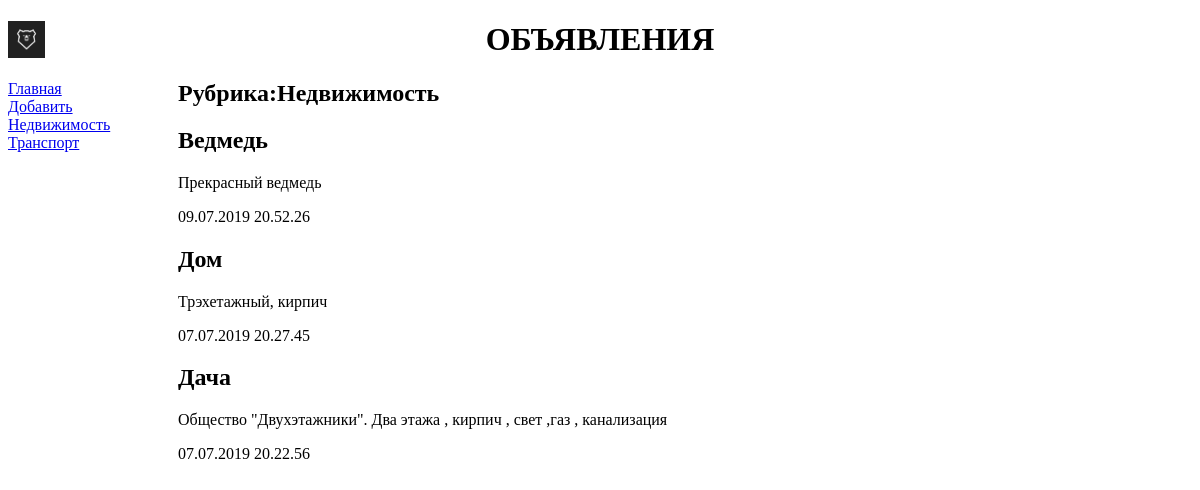
Screenshot of /bboard/1/ with the database file from the repository.
### bboard/models.py (models this page shows, shortened)
class Rubric(models.Model):
    name = models.CharField(max_length=20, db_index=True, verbose_name='Рубрика')
    class Meta:
        verbose_name_plural = 'Рубрики'
        verbose_name = 'Рубрика'
        ordering = ['name']

class Bb(models.Model):
    title = models.CharField(max_length=50, verbose_name='Товар')
    content = models.TextField(null=True, blank=True, verbose_name='Описание')
    price = models.FloatField(null=True, blank=True, verbose_name='Цена')
    published = models.DateTimeField(auto_now_add=True, db_index=True, verbose_name='Опубликовано')
    rubric  = models.ForeignKey('Rubric', null=True, on_delete=models.PROTECT, verbose_name='Рубрика')
    class Meta:
        verbose_name_plural = 'Объявления'
        verbose_name = 'Объявление'
        ordering = ['-published']

### bboard/views.py (the view)
# urls.py: path('<int:rubric_id>/', by_rubric, name='by_rubric'),
def by_rubric(request, rubric_id):
    bbs = Bb.objects.filter(rubric=rubric_id)
    rubrics = Rubric.objects.all()
    current_rubric = Rubric.objects.get(pk=rubric_id)
    context = {'bbs': bbs, 'rubrics': rubrics, 'current_rubric': current_rubric}
    return render(request, 'bboard/by_rubric.html', context)

### bboard/templates/bboard/by_rubric.html (shortened to what this page needs)
{% extends 'layout/basic.html' %}
{% block content %}
<h2>Рубрика:{{ current_rubric.name }}</h2>
{% for bb in bbs %}
<div>
    <h2>{{ bb.title }}</h2>
    <p>{{ bb.content }}</p>
    <p>{{ bb.published|date:"d.m.Y H.i.s" }}</p>
</div>
{% endfor %}
{% endblock %}

### bboard/templates/layout/basic.html (shortened to what this page needs)
{% load static %}
<!DOCTYPE html>
<html lang="en">
<head>
    <link rel="stylesheet" type="text/css"
          href="{% static 'bboard/style.css' %}">
<body>
    <header>
        <h1> Объявления</h1>
    </header>
    <nav>
        <a href="{% url 'index' %}">Главная</a>
        <a href="{% url 'add' %}">Добавить</a>
        {% for rubric in rubrics %}
        <a href="{% url 'by_rubric' rubric.pk %}">
         {{ rubric.name }}</a>
         {% endfor %}
    </nav>
    <section>
        {% block content %}
        {% endblock %}
    </section>
</body>
</html>

### bboard/static/bboard/style.css (style rules this page uses)
header h1 { front-size:40pt; text-transform: uppercase; text-align: center; background: url("bg.jpg") left / auto 100% no-repeat; }
nav { front-size: 16pt; width:150px; float:left; }
nav a { display: block; margin: 10px 0 px; }
section { margin-left: 170px; }

### rows the page displays
Rubric: name "Недвижимость"
Rubric: name "Транспорт"
Bb: title "Ведмедь", content "Прекрасный ведмедь", published "09.07.2019 20.52.26"
Bb: title "Дом", content "Трэхетажный, кирпич", published "07.07.2019 20.27.45"
Bb: title "Дача", content "Общество \"Двухэтажники\". Два этажа , кирпич , свет ,газ , канализация", published "07.07.2019 20.22.56"
